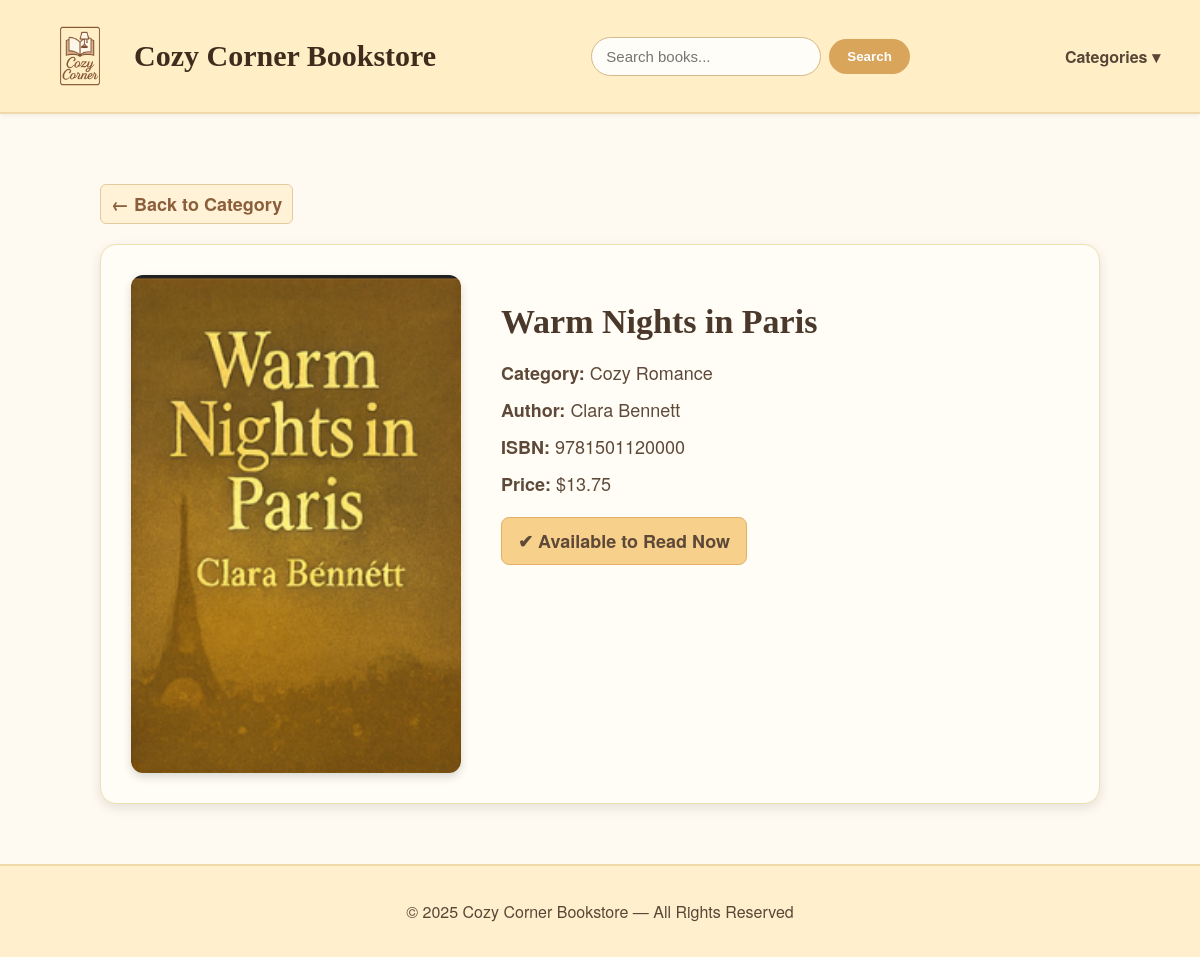
Page /book/3 on the committed database.
### tables this page shows
CREATE TABLE books (
id INTEGER PRIMARY KEY,
categoryId INTEGER,
title TEXT NOT NULL,
author TEXT,
isbn TEXT,
price REAL,
image TEXT,
readNow INTEGER,
FOREIGN KEY (categoryId) REFERENCES categories(id)
);

CREATE TABLE categories (
id INTEGER PRIMARY KEY,
name TEXT NOT NULL,
image TEXT
);

### app.py (the view)
@app.route('/book/<int:book_id>')
def book_detail(book_id):
    conn = get_db_connection()
    book = conn.execute("""
        SELECT books.*, categories.name AS categoryName
        FROM books
        JOIN categories ON categories.id = books.categoryId
        WHERE books.id = ?
    """, (book_id,)).fetchone()
    conn.close()
    return render_template("book_detail.html", book=book)

### app.py (called while the page is built)
def get_db_connection():
    conn = sqlite3.connect('bookstore.db')
    conn.row_factory = sqlite3.Row
    return conn

### templates/book_detail.html
{% extends "base.html" %}
{% block content %}
<div class="detail-container">
    <a href="/category?categoryId={{ book['categoryId'] }}" class="back-button">
        ← Back to Category
    </a>
    <div class="detail-card">
        <img src="{{ url_for('static', filename='images/books/' + book['image']) }}"
             class="detail-cover"
             alt="{{ book['title'] }}">
        <div class="detail-info">
            <h2>{{ book["title"] }}</h2>
            <p><strong>Category:</strong> {{ book["categoryName"] }}</p>
            <p><strong>Author:</strong> {{ book["author"] }}</p>
            <p><strong>ISBN:</strong> {{ book["isbn"] }}</p>
            <p><strong>Price:</strong> ${{ "%.2f"|format(book["price"]) }}</p>
            {% if book["readNow"] == 1 %}
                <p class="read-now-label">✔ Available to Read Now</p>
            {% endif %}
        </div>
    </div>
</div>
{% endblock %}

### static/main.css (style rules this page uses)
body { margin: 0; padding: 0; font-family: "Helvetica Neue", "Avenir", "Segoe UI", sans-serif; background-color: #fffaf1; color: #5e4939; }
h1, h2, h3 { font-family: "Georgia", "Times New Roman", serif; color: #4a382b; }
.back-link, .home-button, .back-button { display: inline-block; padding: 8px 16px; background: #f7d18b; border: 1px solid #e5b86a; border-radius: 8px; color: #4d3216; text-decoration: none; font-size: 15px; font-weight: bold; margin: 10px 0; transition: 0.2s; }
.detail-container { max-width: 1000px; margin: 40px auto; padding: 20px; }
.detail-card { display: flex; gap: 40px; padding: 30px; background: #fffdf6; border-radius: 16px; border: 1px solid #f1dfb4; box-shadow: 0 4px 12px rgba(0,0,0,0.1); }
.detail-cover { width: 330px; border-radius: 12px; box-shadow: 0 4px 10px rgba(0,0,0,0.15); }
.detail-info h2 { font-size: 34px; margin-bottom: 18px; }
.detail-info p { font-size: 18px; margin: 10px 0; }
.read-now-label { display: inline-block; background: #f7d18b; padding: 10px 16px; border-radius: 8px; border: 1px solid #e1b065; font-weight: bold; margin-top: 18px; }
.back-button { display: inline-block; margin-bottom: 20px; font-size: 18px; color: #8b5e3c; font-weight: bold; text-decoration: none; padding: 6px 10px; border-radius: 6px; background: #fff2d6; border: 1px solid #e4c9a1; transition: 0.2s ease; }

### rows in the picture
books: image (picture), title "Warm Nights in Paris", author "Clara Bennett", isbn "9781501120000", price "13.75"
categories: categoryName "Cozy Romance"
